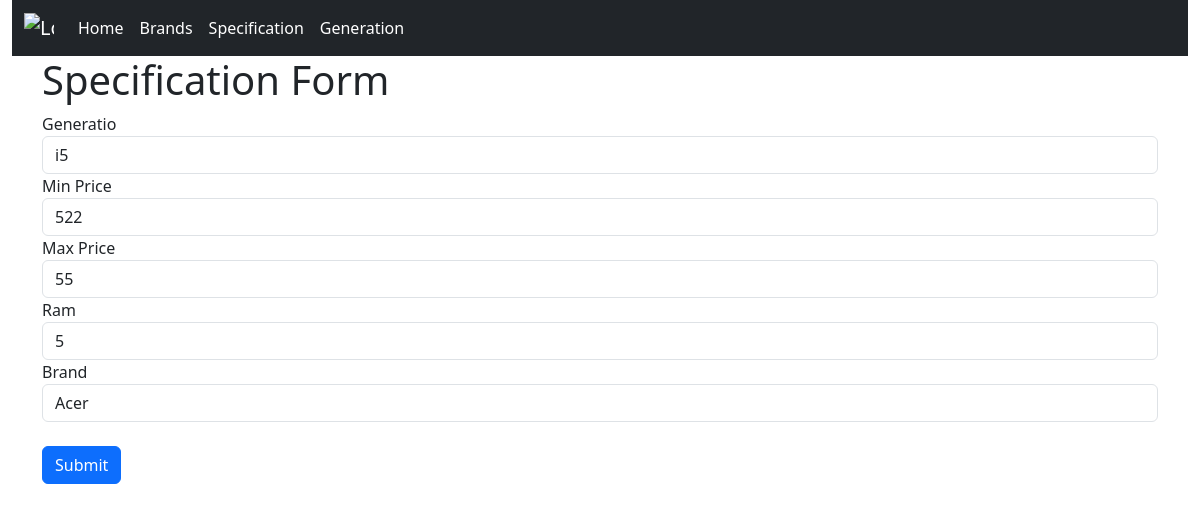
The page //specification/update/7 on the database its author committed.
### computer/models.py (models this page shows, shortened)
class ComputerGeneration(models.Model):
    generation = models.CharField(max_length=100)
    def __str__(self):
        return self.generation

class ComputerSpecification(models.Model):
    generation = models.ForeignKey(ComputerGeneration, on_delete=models.CASCADE)
    min_price = models.IntegerField()
    max_price = models.IntegerField()
    ram = models.PositiveSmallIntegerField()
    brand = models.ForeignKey(ComputerBrands,on_delete=models.CASCADE, related_name='brand')

### computer/views.py (the view, shortened to what this page needs)
# urls.py: path('specification/update/<int:pk>', views.UpdateSpecificationView.as_view(), name='update_specification'),
class UpdateSpecificationView(View):
    def get(self, request, pk):
        specification = get_object_or_404(ComputerSpecification, pk=pk)
        form = SpecificationForm(instance=specification)
        return render(request, 'specification_update.html', {'form': form})

### computer/forms.py
class SpecificationForm(forms.ModelForm):
    class Meta:
        model = ComputerSpecification
        fields = '__all__'

### computer/models.py (called while the page is built)
    def __str__(self):
        return self.brand_name

### templates/specification_update.html (shortened to what this page needs)
{% load widget_tweaks %}
<!DOCTYPE html>
<html lang="en">
<head>
  <link rel="stylesheet" href="https://cdn.jsdelivr.net/npm/bootstrap@5.3.0/dist/css/bootstrap.min.css">
</head>
<body>
  <div class="container-fluid">
    {% include 'navbar.html' %}
    <div class="container">
        <h1>Specification Form</h1>
  <form method="POST">
    <div class="form-group">
      <label for="generation">Generatio</label>
      {{ form.generation|add_class:"form-control" }}
    </div>
    <div class="form-group">
      <label for="min_price">Min Price</label>
      {{ form.min_price|add_class:"form-control" }}
    </div>
    <div class="form-group">
      <label for="max_price">Max Price</label>
      {{ form.max_price|add_class:"form-control" }}
    </div>
    <div class="form-group">
      <label for="ram">Ram</label>
      {{ form.ram|add_class:"form-control" }}
    </div>
    <div class="form-group">
      <label for="brand">Brand</label>
      {{ form.brand|add_class:"form-control" }}
    </div><br>
    <button type="submit" class="btn btn-primary">Submit</button>
  </form>
    </div>
  </div>
</body>
</html>

### rows shown on the page
ComputerGeneration: generation "i5"
ComputerSpecification: min_price "522", max_price "55", ram "5", brand "Acer"
